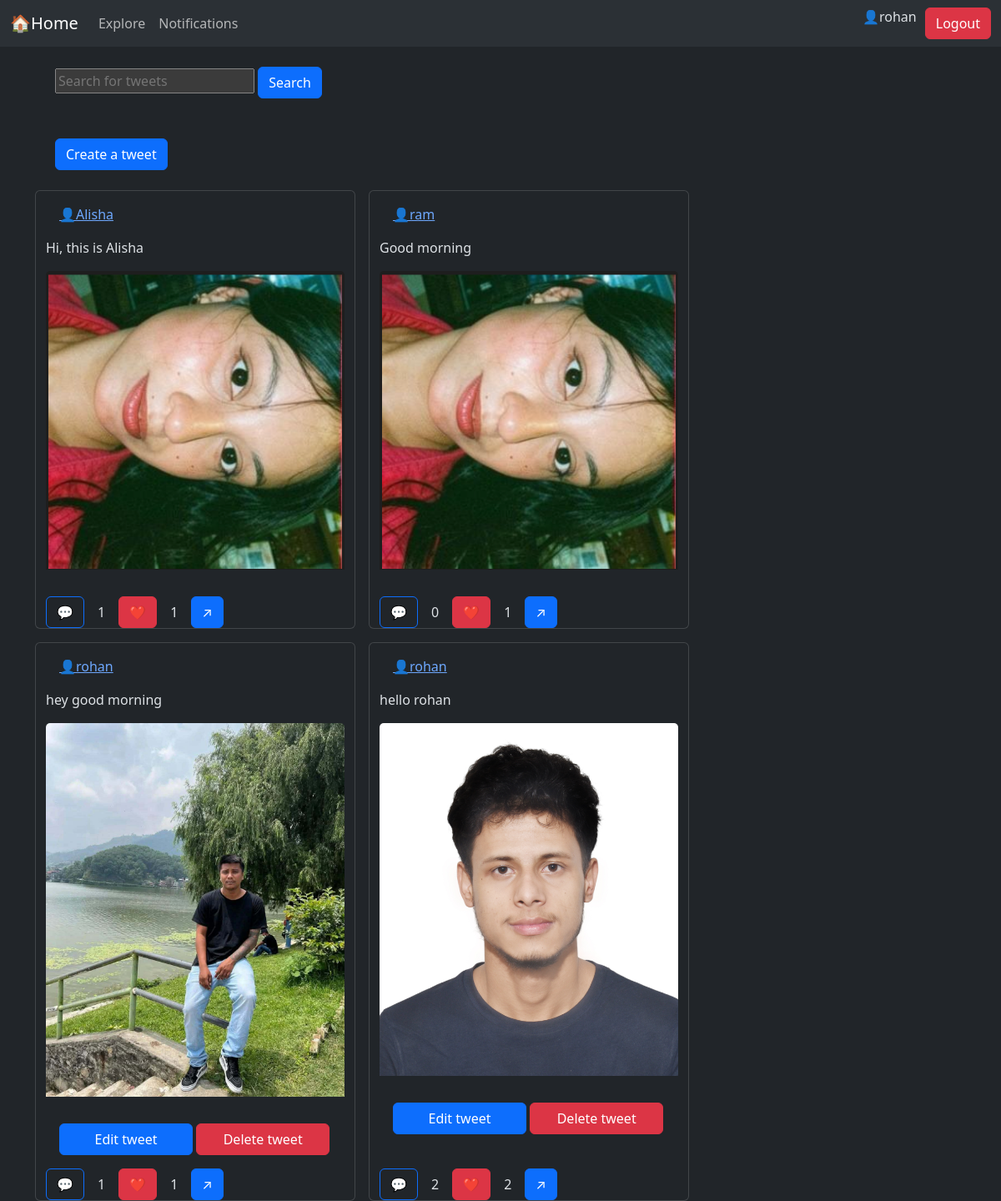
The app's page / (signed in) with its own data.
### tweet/models.py (models this page shows, shortened)
class Tweet(models.Model):
    user=models.ForeignKey(User,on_delete=models.CASCADE)
    text=models.TextField(max_length=200)
    image=models.ImageField(upload_to='photos/',blank=True,null=True)
    created_at=models.DateTimeField(auto_now_add=True)#creates the timestamp once when the object is created
    updated_at=models.DateTimeField(auto_now=True)# updates the timestamp everytime object is saved

### tweet/views.py (the view)
# urls.py: path('', views.tweet_list, name='tweet_list'),
def tweet_list(request):
    tweets= Tweet.objects.all().order_by('-created_at')
    query= request.GET.get('q', "")
    if query:
        tweets= tweets.filter(user__username__icontains=query)
    for tweet in tweets:
            if request.user.is_authenticated:
                if tweet.likes.filter(user=request.user).exists():
                    tweet.is_liked=True
                else:
                    tweet.is_liked=False
    return render(request,'tweet_list.html',{'tweets':tweets, 'query':query})

### tweet/templates/tweet_list.html (shortened to what this page needs)
{% extends "base.html" %}
{% block content %}
<form method="GET" class="m-4">
    <input type="text"
    name="q"
    placeholder="Search for tweets"
    value="{{ query }}"
    >
    <button class="btn btn-primary" type="submit">Search</button>
</form>
 <a class='btn btn-primary m-4' href="{% url 'tweet_create' %}">Create a tweet</a>
 <div class='container row gap-3' >
    {% if tweets %}
    {% for tweet in tweets %}
        <div class="card" style="width: 24rem;">
            <a class='m-3' href="{% url 'profile_view' tweet.user.username %}">👤{{tweet.user.username}}</a>
            {% if tweet.image %}
            <p>{{tweet.text}}</p>
            <img src="{{tweet.image.url}}" class="card-img-top" alt="...">
            {% endif %}
            <div class="card-body">
                {% if tweet.user == user %}
                <a style="width: 10rem;" href="{% url 'tweet_edit' tweet.id %}" class="btn btn-primary ">Edit tweet</a>
                <a style="width: 10rem;" href="{% url 'tweet_delete' tweet.id %}" class="btn btn-danger">Delete tweet</a>
            {% endif %}
        </div>
        <div class="d-flex gap-3 align-items-center">
         <form action="{% url 'comments_view' tweet.id %}">
            <button class="btn btn-outline-primary" type="submit">💬</button>
         </form>
         {{tweet.comments.count}}
          <form action="{% url 'like_view' tweet.id %}" method="POST">
        <button
         {%if tweet.is_liked %}
            class="btn btn-danger"
         {% else %}
            class="btn btn-outline-danger"
        {% endif %}
        type="submit">❤️</button>
         </form>
            {{tweet.likes.count}}
                <button class="btn btn-primary" onclick="copyTweetLink('{% url 'tweet_detail' tweet.id  %}')">↗</button>
        </div>
        </div>
    {% endfor %}
     {% else %}
 <h1>No tweets found.</h1>
 {% endif %}
 </div>
{% endblock %}

### templates/base.html (shortened to what this page needs)
{% load static %}
<!DOCTYPE html>
<html lang="en" data-bs-theme="dark">
<head>
    <link href="https://cdn.jsdelivr.net/npm/bootstrap@5.3.8/dist/css/bootstrap.min.css"
        rel="stylesheet"
>
</head>
<body>
    <nav class="navbar navbar-expand-lg bg-body-tertiary">
  <div class="container-fluid">
    <a class="navbar-brand" href="{% url 'tweet_list' %}">🏠Home</a>
    <div class="collapse navbar-collapse" id="navbarSupportedContent">
      <ul class="navbar-nav me-auto mb-2 mb-lg-0">
        <li class="nav-item">
          <a class="nav-link" href="#">Explore</a>
        </li>
        <li class="nav-item">
          <a class="nav-link" href="#">
            Notifications
          </a>
        </li>
      </ul>
       {% if user.is_authenticated %}
        <p>👤{{user.username}}</p>
        <form action="{% url 'logout' %}" method="post">
        <button class="btn btn-danger" type="submit" style="margin-left: 10px;">Logout</button>
      </form>
      {% else %}
      <a href="{% url 'register' %}" class="btn btn-success" style="margin-left: 10px;">Register</a>
      <a href="{% url 'login' %}" class="btn btn-primary" style="margin-left: 10px;">Login</a>
      {% endif %}
    </div>
  </div>
</nav>
  <div class="container">
        {% block content %}{% endblock %}
    </div>
</body>
</html>

### records on screen
Tweet: user.username "Alisha", text "Hi, this is Alisha", image (picture), comments.count "1", likes.count "1"
Tweet: user.username "ram", text "Good morning", image (picture), comments.count "0", likes.count "1"
Tweet: user.username "rohan", text "hey good morning", image (picture), shows "Edit tweet", comments.count "1", likes.count "1"
Tweet: user.username "rohan", text "hello rohan", image (picture), shows "Edit tweet", comments.count "2", likes.count "2"

### other values on screen
{{ user.username }} "rohan"
